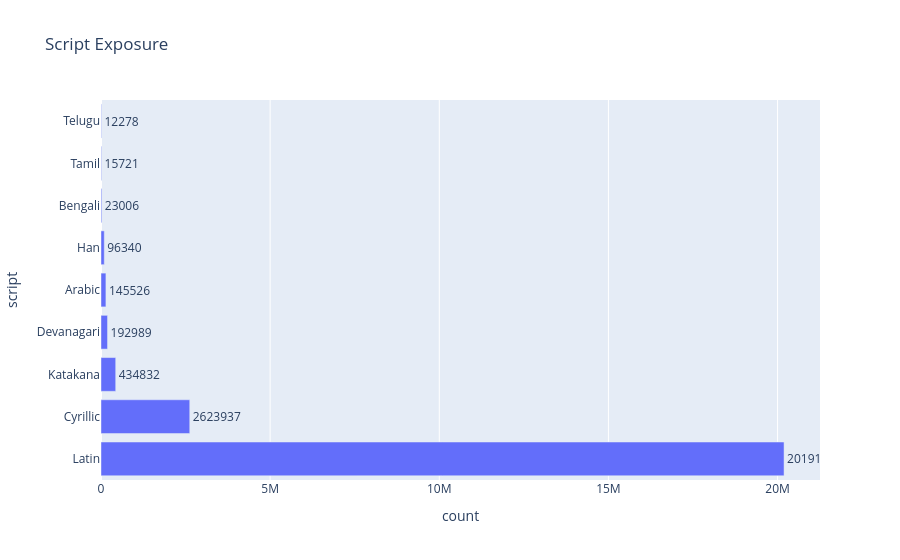

The code cell stored with this chart in its notebook:
### Code cell
fig = px.bar(
    exp,
    x="count",
    y="script",
    title="Script Exposure",
    text="count"
)

fig.update_traces(textposition="outside")

fig.show()

### Figure 1 — Plotly figure (JSON) as saved in the notebook; plotly's stock layout.template omitted (floating-point values rounded to 4 significant figures)
{"data": [{"hovertemplate": "count=%{text}<br>script=%{y}<extra></extra>", "legendgroup": "", "marker": {"color": "#636efa", "pattern": {"shape": ""}}, "name": "", "orientation": "h", "showlegend": false, "text": [20190000.0, 2624000.0, 434800.0, 193000.0, 145500.0, 96340.0, 23010.0, 15720.0, 12280.0], "textposition": "outside", "type": "bar", "x": [20191468, 2623937, 434832, 192989, 145526, 96340, 23006, 15721, 12278], "xaxis": "x", "y": ["Latin", "Cyrillic", "Katakana", "Devanagari", "Arabic", "Han", "Bengali", "Tamil", "Telugu"], "yaxis": "y"}], "layout": {"barmode": "relative", "legend": {"tracegroupgap": 0}, "title": {"text": "Script Exposure"}, "xaxis": {"anchor": "y", "domain": [0, 1], "title": {"text": "count"}}, "yaxis": {"anchor": "x", "domain": [0, 1], "title": {"text": "script"}}}}
